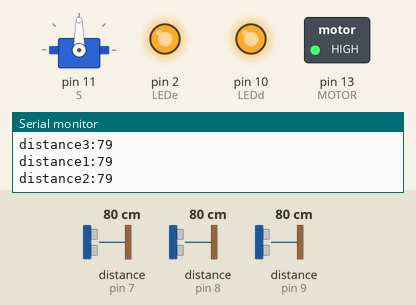
Simulated run of this sketch. Board: Arduino Uno, built with avr-gcc and run on an emulated ATmega328P. On the bench: servo, switched loads named in the sketch (green lamp = pin HIGH), output pins drawn as LEDs (lit = HIGH), the last lines printed to the serial monitor. Wiring (inferred from the names in the program): 3 × ultrasonic range finder: trigger pin 4, echo pin 7 / trigger pin 5, echo pin 8 / trigger pin 6, echo pin 9. Inputs (shaded band) come from the test bench; at power-on: distance to the obstacle (sensors on pin 7, pin 8, pin 9) 80 cm. The echo pulse lasts 58.3 µs per cm; pins used as bus, display or sensor lines are not drawn.

Above: at 1.7 s.
1.8 s: distance to the obstacle (sensor on pin 7) set to 65 cm
3.3 s: distance to the obstacle (sensor on pin 7) set to 57 cm
At 4.28 s:
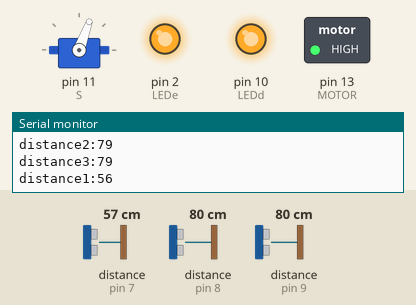
6.3 s: distance to the obstacle (sensor on pin 7) set to 2 cm
At 7.21 s:
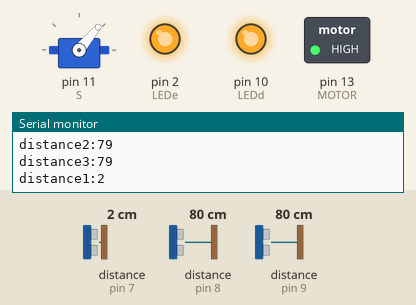
9.3 s: distance to the obstacle (sensor on pin 8) set to 4 cm
12.3 s: distance to the obstacle (sensor on pin 8) set to 2 cm
At 13.2 s:
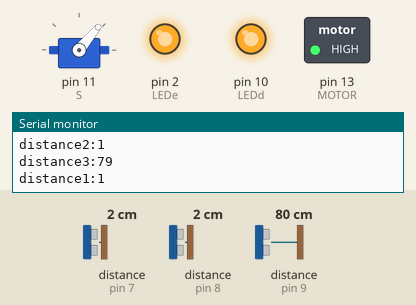
Timing chart, 0 to 15.3 s (numbered marks = the images above; inputs shaded):
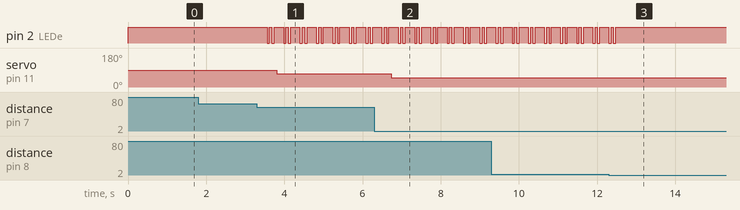

Measured:
- the behaviour switches between 61 and 60 cm on distance to the obstacle (sensor on pin 7) (found by bisection; images 0 and 1)
- after the input at 3.3 s, pin 2 (LEDe): HIGH → LOW after 0.26 s, then repeats every 0.42 s: HIGH 0.06 s, LOW 0.06 s, HIGH 0.24 s, LOW 0.06 s; servo on pin 11 (S): 90° → 70° after 0.50 s
- after the input at 6.3 s, servo on pin 11 (S): 70° → 50° after 0.44 s
- after the input at 12.3 s, pin 2 (LEDe): goes on until 12.5 s, then stays HIGH

The sketch:

carriho_autonomo.ino
```cpp
//bibliotecas:
#include <Servo.h>

// DEFINIÇAO DE PORTAS:
#define trig1 4
#define echo1 7
#define trig2 5
#define echo2 8
#define trig3 6
#define echo3 9
#define LEDe 2
#define LEDd 10
#define MOTOR 13
#define BUZZ 3
#define pisca 60
#define S 11
Servo servo;

//DEFINIÇÕES DE DISTANCIA LIMITE (K):
#define K1 40 //distancia limite para começar a ler os "ifs"
#define K2 K1+20
#define K3 K2+20

//DEFINIÇÕES DE ANGULOS:
#define ET 50
#define ep 70
#define C 90
#define dp 110
#define DT 130


void setup()
{
  ///*
  Serial.begin(9600);
  Serial.flush();
  Serial.println("INICIANDO...");
  //*/
  pinMode(trig1, OUTPUT);
  pinMode(echo1, INPUT);
  pinMode(trig2, OUTPUT);
  pinMode(echo2, INPUT);
  pinMode(trig3, OUTPUT);
  pinMode(echo3, INPUT);
  pinMode(LEDe, OUTPUT);
  pinMode(LEDd, OUTPUT);
  servo.attach(S);
  digitalWrite(LEDe, HIGH);
  digitalWrite(LEDd, HIGH);
  pinMode(MOTOR, OUTPUT);
  digitalWrite(MOTOR, HIGH);
  servo.write (C);
  delay(500);


}

void loop()
{
  //leitura das distâncias:
  long duration1, distance1;
  digitalWrite(trig1, LOW);
  delayMicroseconds(2);
  digitalWrite(trig1, HIGH);
  delayMicroseconds(10);
  digitalWrite(trig1, LOW);
  duration1 = pulseIn(echo1, HIGH);
  distance1 = (duration1/2) / 29.1;

  long duration2, distance2;
  digitalWrite(trig2, LOW);
  delayMicroseconds(2);
  digitalWrite(trig2, HIGH);
  delayMicroseconds(10);
  digitalWrite(trig2, LOW);
  duration2 = pulseIn(echo2, HIGH);
  distance2 = (duration2/2) / 29.1;

  long duration3, distance3;
  digitalWrite(trig3, LOW);
  delayMicroseconds(2);
  digitalWrite(trig3, HIGH);
  delayMicroseconds(10);
  digitalWrite(trig3, LOW);
  duration3 = pulseIn(echo3, HIGH);
  distance3 = (duration3/2) / 29.1;

 // /*
  Serial.print("distance1:");  // indicador de distancias via serial
  Serial.println(distance1);
  delay(50);
  Serial.print("distance2:");
  Serial.println(distance2);
  delay(50);
  Serial.print("distance3:");
  Serial.println(distance3);
  delay(50);
 // */

  if (distance1<K1 || distance2<K1 || distance3<K1) // SE ALGUMA SENSOR TIVER MENOS QUE K1(distancia limite)cm, faça a leitura:
   {


    if (distance1<distance2 && distance1<distance3) //COMANDOS PARA IR PRA "ESQUERDA TOTAL"  se distance1 for a menor
    {
      for(int x=0; x<2; x++) //COMANDO DE INDICADOR LED
      {
      digitalWrite (LEDe, LOW);
      digitalWrite (BUZZ, LOW);
      delay(pisca);
      digitalWrite (LEDe, HIGH);
      digitalWrite (BUZZ, HIGH);
      delay(pisca);
      }
      servo.write (ET);
      delay (15);
      if (distance1<distance2 && distance1<distance3){} // o que volta ao normal ou não
      else
      {
        servo.write (C);
        delay (15);
      }

    if (distance3<distance1 && distance3<distance2) //COMANDOS PARA IR PRA "DIREITA TOTAL"   se distance3 for a menor//perfeito!
    {
      for(int x=0; x<2; x++) //COMANDO DE INDICADOR LED
      {
      digitalWrite (LEDd, LOW);
      digitalWrite (BUZZ, LOW);
      delay(pisca);
      digitalWrite (LEDd, HIGH);
      digitalWrite (BUZZ, HIGH);
      delay(pisca);
      }
      servo.write (DT);
      delay (15);
      if (distance3<distance1 && distance3<distance2) {} // o que volta ao normal ou não
      else
      {
        servo.write (C);
        delay (15);
      }
    }
    }
   }


    else if (distance1<K2 || distance2<K2 || distance3<K2) //K2 direções parciais
   {

    if (distance1<distance2 && distance1<distance3) // ir pra esquerda parcial
    {
      for(int x=0; x<2; x++) //COMANDO DE INDICADOR LED
      {
      digitalWrite (LEDe, LOW);
      digitalWrite (BUZZ, LOW);
      delay(pisca);
      digitalWrite (LEDe, HIGH);
      digitalWrite (BUZZ, HIGH);
      delay(pisca);
      }
      servo.write (ep);
      delay (15);
      if (distance1<distance2 && distance1<distance3){}
      else
      {
        servo.write (C);
        delay (15);
      }
    }

      if (distance3<distance1 && distance3<distance2) // ir pra direita parcial
      {
      for(int x=0; x<2; x++) //COMANDO DE INDICADOR LED
      {
      digitalWrite (LEDd, LOW);
      digitalWrite (BUZZ, LOW);
      delay(pisca);
      digitalWrite (LEDd, HIGH);
      digitalWrite (BUZZ, HIGH);
      delay(pisca);
      }
      servo.write (dp);
      delay (15);
      if (distance3<distance1 && distance3<distance2) {}
      else
      {
        servo.write (C);
        delay (15);
      }
      }
    }
    else
    {
      servo.write (C);
      delay (15);
    }
}
```
